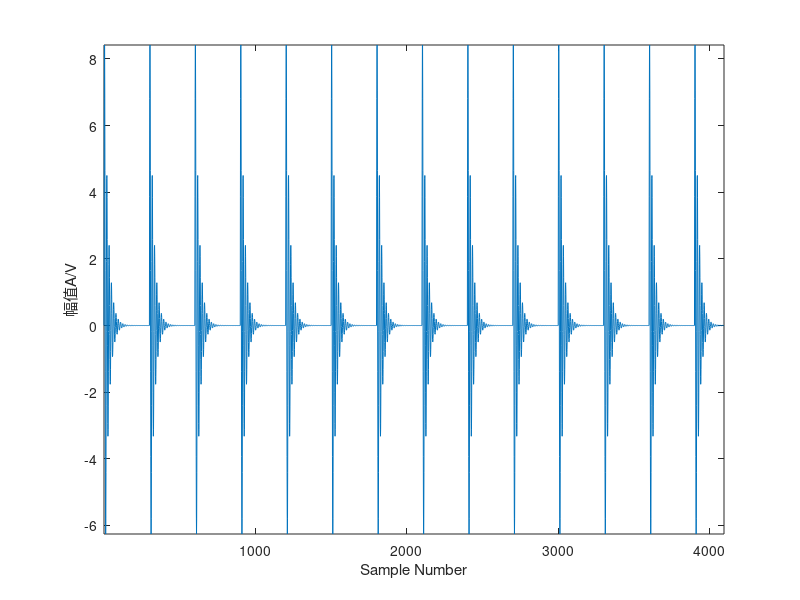

This chart was generated by the following MATLAB code: (Note: this script raises an error after producing the figure.)
% VMD去噪
clc
clear all
close all

addpath('.\公式插件包\');
% 构建原始仿真冲击信号
fs = 30e3;                  % 采样频率
fn = 2e3/1;                   % 固有频率
y0 =10;                      % 位移常数
g = 0.1;                     % 阻尼系数
T = 0.005*2;                   % 重复周期
N = 4096;                  % 采样点数
NT = round(fs*T);      % 单周期采样点数
t = 0:1/fs:(N-1)/fs;      % 采样时刻
t0 = 0:1/fs:(NT-1)/fs;  % 单周期采样时刻
K = ceil(N/NT)+1;       % 重复次数
y = [];
for i = 1:K
    y = [y,y0*exp(-g*2*pi*fn*t0).*sin(2*pi*fn*sqrt(1-g^2)*t0)];
end
x = y(1:N);
figure(1)
plot(x);
ylabel('幅值A/V');%%%%纵坐标的含义
xlabel('Sample Number');%%%%横坐标的含义
   axis tight 
%  axis([0,4000,-inf,inf]);
% 信噪比和信号指定功率
amp=2;%加入随机噪声，加噪后信噪比为-2
y=noisegen(x,amp);
SNRValues1 = amp;
%%  
K=4;%分解层数
[u,residual] = vmd(y,'Nu',K);
u=u';
denoise=sum(u(3:K,:));
%%
origSignal=x;
errorSignal1=denoise-x;
signal_2 = (sum(origSignal(:).^2));
noise_2 = (sum(errorSignal1(:).^2));
SNRValues2 = 10*log10(signal_2./noise_2);
% 输出初始和最终信噪比
fprintf('初始信噪比（SNRValues1）: %.2f dB\n', SNRValues1);
fprintf('最终信噪比（SNRValues2）: %.2f dB\n', SNRValues2);


figure(5)
subplot(3,1,1)
plot(x)
title('原始无噪信号')
subplot(3,1,2)
plot(y)
title('加噪的信号')
subplot(3,1,3)
plot(denoise)
title('去噪后的信号')

sgtitle('VMD去噪')

figure(2)
[m n]=size(u);
for i=1:m
    subplot(m+1,1,i)
    plot(u(i,:))
    title(['IMF',num2str(i)])
end
subplot(m+1,1,m+1)
plot(residual')
title('残差')
sgtitle('各模态和残差')
%%
figure(5)
y0=fft(x,N);%傅里叶变换
mag0=abs(y0);
f=(0:length(y0)-1)'*fs/length(y0);
plot(f(1:N/2),mag0(1:N/2));%绘制频谱图
ylabel('幅值');xlabel('频率/HZ')
title('原始无噪频域图');
figure(6)
y1=fft(y,N);%傅里叶变换
mag1=abs(y1);
plot(f(1:N/2),mag1(1:N/2));%绘制频谱图
ylabel('幅值');xlabel('频率/HZ')
title('加噪后频域图');
figure(7)
y2=fft(denoise,N);%傅里叶变换
mag2=abs(y2);
plot(f(1:N/2),mag2(1:N/2));%绘制频谱图
ylabel('Amp');xlabel('Frequency/Hz')
title('(d)');
ylim([0 1600]);
x_min = 3000;
x_max = 5000;
y_min = 0;
y_max = 300;
% 绘制虚线框
hold on;
rectangle('Position', [x_min, y_min, x_max - x_min, y_max - y_min], 'EdgeColor', 'r', 'LineStyle', '--');
hold off;
% 绘制局部放大的图
figure(11);
plot(f(1:N/2),mag2(1:N/2));
ylabel('Amp');%%%%纵坐标的含义
xlabel('Frequency/Hz');%%%%横坐标的含义
title('(d1)');
 % 设置局部放大的区域
xlim([3000, 5000]); % 设置 X 轴范围为 [2, 4]
ylim([0, 300]); % 设置 Y 轴范围为 [0.5, 1]
figure(8)
subplot(3,1,1)
pspectrum(x,t,'spectrogram','TimeResolution', 0.1,...
    'OverlapPercent',99,'Leakage',0.85) %计算绘制时谱图,时间分辨率为0.1，相邻段之间重叠为99%，频谱泄漏量为0.85
title('原始无噪时频图');
subplot(3,1,2)
pspectrum(y,t,'spectrogram','TimeResolution', 0.1,...
    'OverlapPercent',99,'Leakage',0.85) %计算绘制时谱图,时间分辨率为0.1，相邻段之间重叠为99%，频谱泄漏量为0.85
title('加噪后时频图');
subplot(3,1,3)
pspectrum(denoise,t,'spectrogram','TimeResolution', 0.1,...
    'OverlapPercent',99,'Leakage',0.85) %计算绘制时谱图,时间分辨率为0.1，相邻段之间重叠为99%，频谱泄漏量为0.85
title('去噪后时频图');
figure(9)
plot(denoise);
ylabel('Amp');%%%%纵坐标的含义
xlabel('Sample Number');%%%%横坐标的含义
title('(d)');
   axis tight  